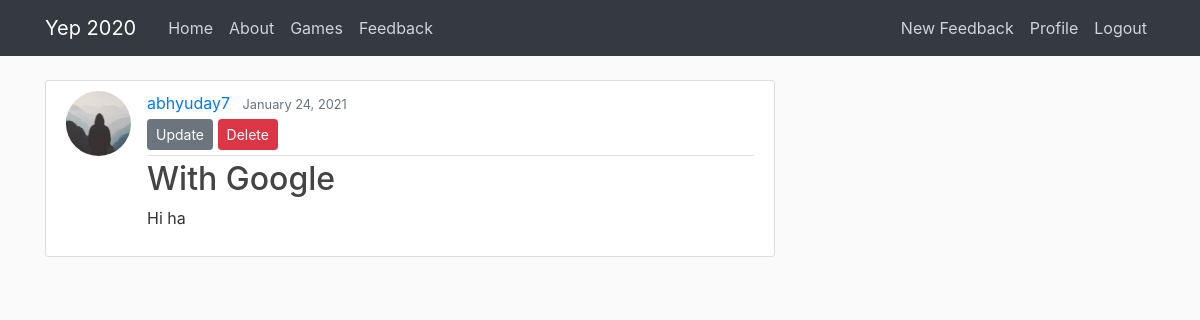
/post/2/ (signed in), run on the app's committed database.
### games/models.py (models this page shows, shortened)
class Post(models.Model):
    title = models.CharField(max_length=100)
    content = models.TextField()
    date_posted = models.DateTimeField(default=timezone.now)
    author = models.ForeignKey(User, on_delete=models.CASCADE)

### users/models.py (models this page shows, shortened)
class Profile(models.Model):
    user = models.OneToOneField(User, on_delete=models.CASCADE)
    image = models.ImageField(default='default.jpg', upload_to='profile_pics')

### games/views.py (the view)
# urls.py: path('post/<int:pk>/', PostDetailView.as_view(), name='post-detail'),
class PostDetailView(DetailView):
    model = Post

### games/templates/games/post_detail.html
{% extends "games/base.html" %}
{% block content %}
  <article class="media content-section">
    <img class="rounded-circle article-img" src="{{ object.author.profile.image.url }}">
    <div class="media-body">
      <div class="article-metadata">
        <a class="mr-2" href="{% url 'user-posts' object.author.username %}">{{ object.author }}</a>
        <small class="text-muted">{{ object.date_posted|date:"F d, Y" }}</small>
        {% if object.author == user %}
          <div>
            <a class="btn btn-secondary btn-sm mt-1 mb-1" href="{% url 'post-update' object.id %}">Update</a>
            <a class="btn btn-danger btn-sm mt-1 mb-1" href="{% url 'post-delete' object.id %}">Delete</a>
          </div>
        {% endif %}
      </div>
      <h2 class="article-title">{{ object.title }}</h2>
      <p class="article-content">{{ object.content }}</p>
    </div>
  </article>
{% endblock content %}

### games/static/blog/main.css (style rules this page uses)
body { background: #fafafa; color: #333333; margin-top: 5rem; }
h1, h2, h3, h4, h5, h6 { color: #444444; }
.content-section { background: #ffffff; padding: 10px 20px; border: 1px solid #dddddd; border-radius: 3px; margin-bottom: 20px; }
.article-title { color: #444444; }
.article-content { white-space: pre-line; }
.article-img { height: 65px; width: 65px; margin-right: 16px; }
.article-metadata { padding-bottom: 1px; margin-bottom: 4px; border-bottom: 1px solid #e3e3e3 }

### data on the page
Post: author.profile.image (placeholder picture), author "abhyuday7", date_posted "January 24, 2021", title "With Google", content "Hi ha"
